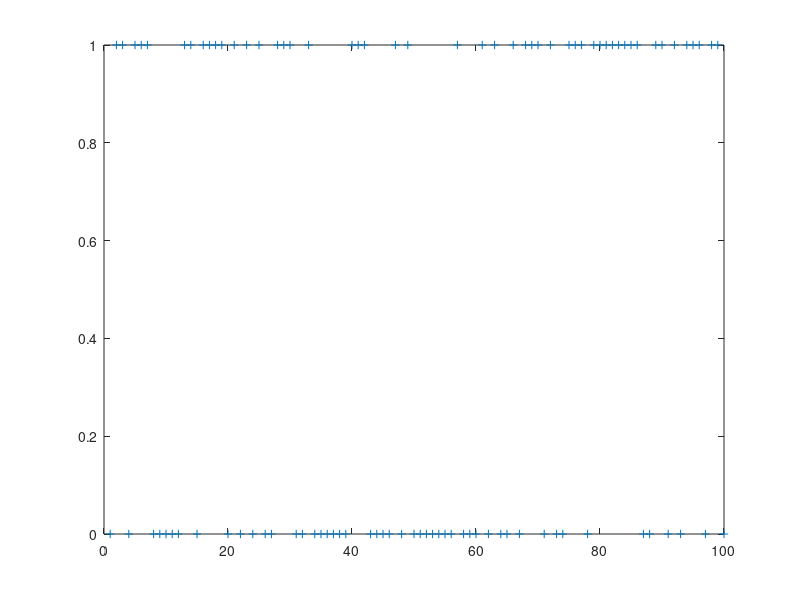
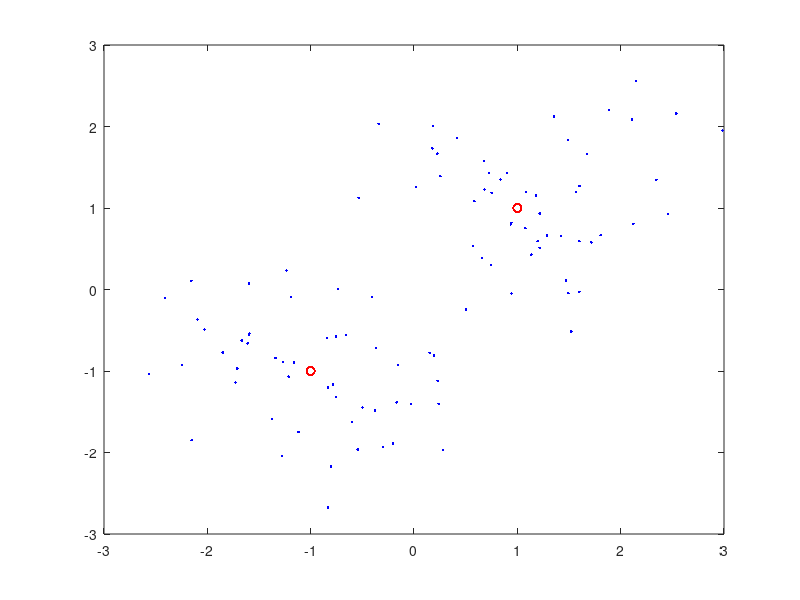
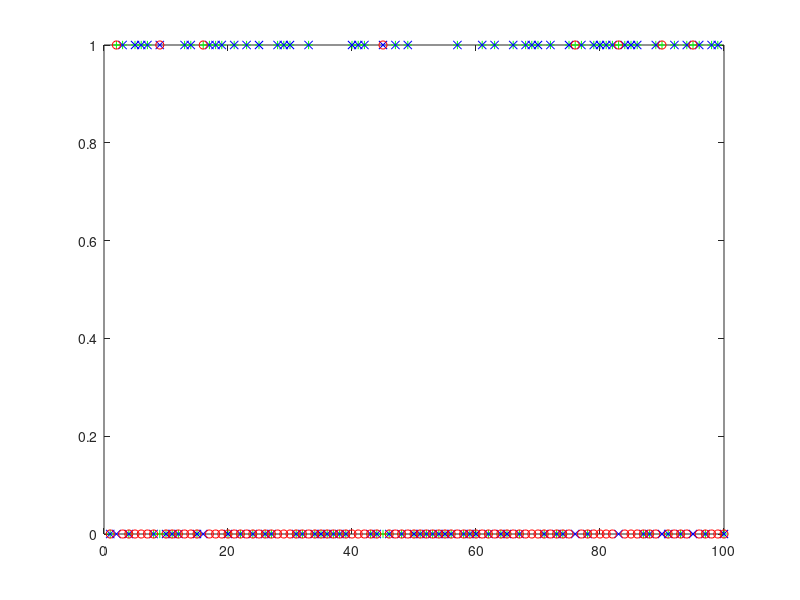
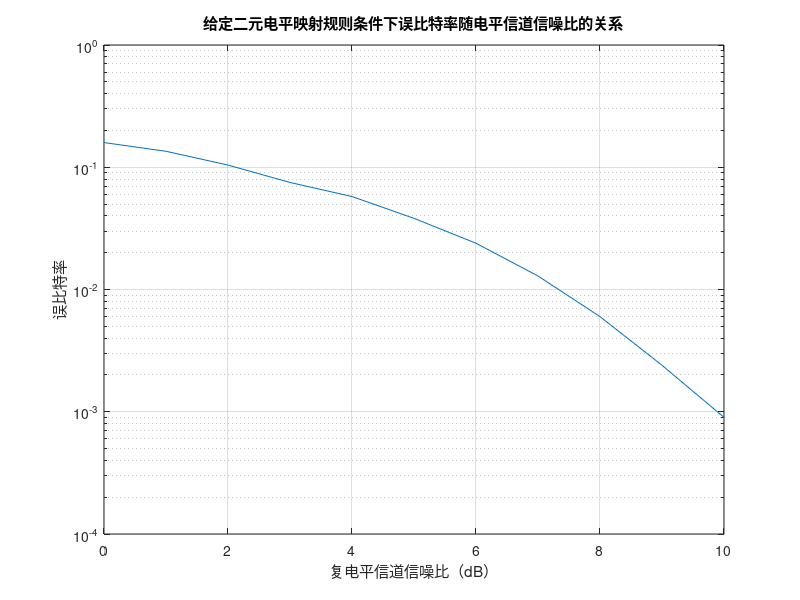

Reproduce these figures in MATLAB, in order.
L=100;
d=floor(rand(1,L)*2); %产生长为L个符号的{0,1}二元符号串
figure; plot(d,'+');
x=(1-d*2)*(1+sqrt(-1)); %将序列d映射到一个复数符号流，d中每个二元符号映射到一个复电平，0映射到1+j，1映射到-1-j，每符号能量为2
figure; plot(x,'ro');
mean_signal_energy_per_symbol = x*x'/length(x) %测量显示一下x的平均每符号能量，
n=(randn(1,L)+sqrt(-1)*randn(1,L))/sqrt(2); %实虚部方差均为1/2，总方差为1的零均值复高斯噪声序列
mean_noise_energy_per_symbol = n*n'/length(n) %测量验证一下n的平均每符号能量
y=x+n*sqrt(1.1);  %将x通过一个平均每符号噪声能量为1.1的加性复高斯噪声电平信道，输出复电平序列y
hold on; plot(y,'b.')
decision=round((1-sign(real(y)))/2); %采取一定的方式，对接收到的信道输出复电平序列，逐符号进行判决，得到关于发送序列的一个估计（可能有误）,round的目的是为了避免sgn函数输出为0影响的影响
error_pattern=abs(decision-d);
figure;plot(d,'g+'); hold on; plot(decision,'bx'); plot(error_pattern,'ro');
error_num=sum(sign(error_pattern));
BER=error_num/length(d)


%前面的代码是示范一下，一次简单的复电平采样序列的传输，判决，以及误码统计

%后面的代码是，尝试不同的复电平信道信噪比，画出误码率随信道SNR的关系曲线
%注意，这里每个信噪比条件下，只仿真了一次电平序列（共L个采样或电平），
%在我们的作业里，如果要仿真变化的信道，每次的电平序列不一定要太长，但要有足够多次数，即多次不同的电平序列传输，再求平均误码率
snr_dB=0:1:10;
L=10000;
BER=snr_dB*0;
for i=1:length(snr_dB)
    d=floor(rand(1,L)*2); %产生长为L个符号的{0,1}二元符号串
    d=d*0;
    x=(1-d*2)*(1+sqrt(-1)); %将序列d映射到一个复数符号流，d中每个二元符号映射到一个复电平，0映射到1+j，1映射到-1-j，平均符号能量为2
    noise_power = 2 / (10^(snr_dB(i)/10)); % 计算当前SNR时所对应的信道噪声符号平均能量，
    n=(randn(1,L)+sqrt(-1)*randn(1,L))/sqrt(2)*sqrt(noise_power); %产生对应噪声功率的噪声序列
    y=x+n;  %将x通过一个平均每符号噪声能量为noise_power的加性复高斯噪声电平信道，输出复电平序列y
    decision=round((1-sign(real(y)))/2); %采取一定的方式，对接收到的信道输出复电平序列，逐符号进行判决，得到关于发送序列的一个估计（可能有误）,round的目的是为了避免sgn函数输出为0影响的影响
% 注意，上面的判决方式不一定是最好的，大家可以思考一下，试一下，还有没有更好的判决方式，
    error_pattern=abs(decision-d);
    error_num=sum(sign(error_pattern));
    BER(i)=error_num/length(d);
end
figure;semilogy(snr_dB,BER);
xlabel('复电平信道信噪比（dB）');
ylabel('误比特率');
title('给定二元电平映射规则条件下误比特率随电平信道信噪比的关系')
grid
